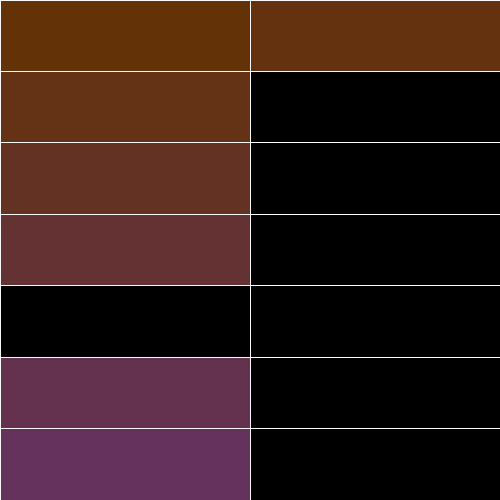
Frame 1 (no input)
Frame 2 (the mouse pressed at the canvas centre, redrawn once): identical to frame 1, image omitted

The Processing sketch that drew this single still picture (run headless with seeded random() and noise(); the mouse was pressed at the canvas centre and the sketch redrawn once):

// Processing sketch: Composite_numbers
// ── Composite_numbers.pde
Composite sequence;
int n = 14;
void setup (){
  size ( 500, 500);
  sequence = new Composite();
  noLoop(); 
}

void draw() {
  sequence.display (n);
}
// ── composite_object.pde
class Composite {
IntList arr;
IntList  num_div (int n ){
  arr = new IntList() ;
  for ( int i = 1; i<= n ; i ++)
  {
    if ( n % i == 0)
    arr.append (i);
  }
  return arr;
}
boolean is_comp ( int n ){
  for ( int i = 2; i < n; i ++)
    if ( n % i == 0 )
          return true;
  return false; 
}
int nth ( int n ){
  int cont = 0;
  int num = 1;
  int nth= -1;
  while (true){
    if (cont == n )
      break;
    if ( is_comp (num))
    {
      cont++;
      nth=num;
    } 
    num++;
  }
  return nth;
}
int [] n_array (int n )
{ 
  int arr [] = new int[n];
  for ( int i = 0; i < n ; i ++)
    arr [i]= nth (i+1);
  return arr;
}

void display(int n )
{
  background (0);
  stroke (250);
  float base=0, h=0 ;
  float xpos=0, ypos = 0; 
  IntList arr = num_div (n);
  int s = arr.size();
  float column = arr.get ( (s/2) - 1);
  float row = arr.get ( s / 2 );
  if ( s%2 == 1){
    base = sqrt(width * height /n);
    h = base;
    row = sqrt (n); 
  }
  if ( s % 2 == 0){
    base = (float )width / column;
    h=(float )height / row;
    row = arr.get ( (s/2) - 1);
    column = arr.get ( s / 2 );
   }
  int sq = 1; 
  for ( int i = 0; i < column ; i ++)
  {
    for ( int j = 0; j < row ; j ++)
    {
      fill (0);
      if ( ! is_comp(sq)){ 
         fill (100,50, map ( sq , 0 , n , 0 , 100));
       }
      rect ( xpos, ypos, base, h);
      //println ( xpos + "   " + ypos);
      xpos = xpos + base;
      sq++;
      //println (sq);
    }
        xpos = 0;
        ypos = ypos + h;
  }
 }
}
